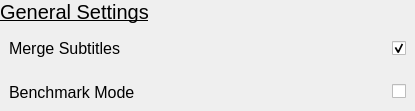
                                <widget class="QWidget" name="generalContainer" native="true">
                                 <property name="sizePolicy">
                                  <sizepolicy hsizetype="Preferred" vsizetype="Expanding">
                                   <horstretch>0</horstretch>
                                   <verstretch>0</verstretch>
                                  </sizepolicy>
                                 </property>
                                 <layout class="QVBoxLayout" name="verticalLayout_31">
                                  <property name="spacing">
                                   <number>6</number>
                                  </property>
                                  <property name="leftMargin">
                                   <number>0</number>
                                  </property>
                                  <property name="topMargin">
                                   <number>0</number>
                                  </property>
                                  <property name="rightMargin">
                                   <number>0</number>
                                  </property>
                                  <property name="bottomMargin">
                                   <number>0</number>
                                  </property>
                                  <item>
                                   <widget class="QLabel" name="label_41">
                                    <property name="font">
                                     <font>
                                      <pointsize>15</pointsize>
                                      <underline>true</underline>
                                     </font>
                                    </property>
                                    <property name="text">
                                     <string>General Settings</string>
                                    </property>
                                   </widget>
                                  </item>
                                  <item>
                                   <widget class="QWidget" name="widget_19" native="true">
                                    <layout class="QHBoxLayout" name="horizontalLayout_36">
                                     <item>
                                      <widget class="QLabel" name="label_62">
                                       <property name="font">
                                        <font>
                                         <pointsize>12</pointsize>
                                        </font>
                                       </property>
                                       <property name="toolTip">
                                        <string/>
                                       </property>
                                       <property name="statusTip">
                                        <string/>
                                       </property>
                                       <property name="text">
                                        <string>Merge Subtitles</string>
                                       </property>
                                      </widget>
                                     </item>
                                     <item>
                                      <spacer name="horizontalSpacer_24">
                                       <property name="orientation">
                                        <enum>Qt::Orientation::Horizontal</enum>
                                       </property>
                                       <property name="sizeHint" stdset="0">
                                        <size>
                                         <width>252</width>
                                         <height>17</height>
                                        </size>
                                       </property>
                                      </spacer>
                                     </item>
                                     <item>
                                      <widget class="QLabel" name="label_61">
                                       <property name="maximumSize">
                                        <size>
                                         <width>25</width>
                                         <height>25</height>
                                        </size>
                                       </property>
                                       <property name="toolTip">
                                        <string>&lt;html&gt;&lt;head/&gt;&lt;body&gt;&lt;p&gt;&lt;span style=&quot; font-weight:700;&quot;&gt;Merge Subtitles&lt;/span&gt;&lt;/p&gt;&lt;p&gt; -Merges subtitles into output video, may cause issues with some audio tracks (yes AUDIO).&lt;/p&gt;&lt;/body&gt;&lt;/html&gt;</string>
                                       </property>
                                       <property name="text">
                                        <string/>
                                       </property>
                                       <property name="pixmap">
                                        <pixmap resource="resources.qrc">:/icons/icons/info.svg</pixmap>
                                       </property>
                                       <property name="scaledContents">
                                        <bool>true</bool>
                                       </property>
                                      </widget>
                                     </item>
                                     <item>
                                      <widget class="QCheckBox" name="mergeSubtitlesCheckBox">
                                       <property name="styleSheet">
                                        <string notr="true"/>
                                       </property>
                                       <property name="text">
                                        <string/>
                                       </property>
                                       <property name="checked">
                                        <bool>true</bool>
                                       </property>
                                      </widget>
                                     </item>
                                    </layout>
                                   </widget>
                                  </item>
                                  <item>
                                   <widget class="QWidget" name="benchmarkModeContainer" native="true">
                                    <layout class="QHBoxLayout" name="horizontalLayout_42">
                                     <property name="spacing">
                                      <number>6</number>
                                     </property>
                                     <property name="leftMargin">
                                      <number>9</number>
                                     </property>
                                     <property name="topMargin">
                                      <number>9</number>
                                     </property>
                                     <property name="rightMargin">
                                      <number>9</number>
                                     </property>
                                     <property name="bottomMargin">
                                      <number>9</number>
                                     </property>
                                     <item>
                                      <widget class="QLabel" name="label_18">
                                       <property name="font">
                                        <font>
                                         <pointsize>12</pointsize>
                                        </font>
                                       </property>
                                       <property name="toolTip">
                                        <string/>
                                       </property>
                                       <property name="statusTip">
                                        <string/>
                                       </property>
                                       <property name="text">
                                        <string>Benchmark Mode</string>
                                       </property>
                                      </widget>
                                     </item>
                                     <item>
                                      <spacer name="horizontalSpacer">
                                       <property name="orientation">
                                        <enum>Qt::Orientation::Horizontal</enum>
                                       </property>
                                       <property name="sizeHint" stdset="0">
                                        <size>
                                         <width>40</width>
                                         <height>20</height>
                                        </size>
                                       </property>
                                      </spacer>
                                     </item>
                                     <item>
                                      <widget class="QLabel" name="label_5">
                                       <property name="maximumSize">
                                        <size>
                                         <width>25</width>
                                         <height>25</height>
                                        </size>
                                       </property>
                                       <property name="toolTip">
                                        <string>&lt;html&gt;&lt;head/&gt;&lt;body&gt;&lt;p&gt;Perform processing without outputing new video. This tests the raw performance of the inference.&lt;/p&gt;&lt;/body&gt;&lt;/html&gt;</string>
                                       </property>
                                       <property name="text">
                                        <string/>
                                       </property>
                                       <property name="pixmap">
                                        <pixmap resource="resources.qrc">:/icons/icons/info.svg</pixmap>
                                       </property>
                                       <property name="scaledContents">
                                        <bool>true</bool>
                                       </property>
                                      </widget>
                                     </item>
                                     <item>
                                      <widget class="QCheckBox" name="benchmarkModeCheckBox">
                                       <property name="styleSheet">
                                        <string notr="true"/>
                                       </property>
                                       <property name="text">
                                        <string/>
                                       </property>
                                      </widget>
                                     </item>
                                    </layout>
                                   </widget>
                                  </item>
                                 </layout>
                                </widget>
